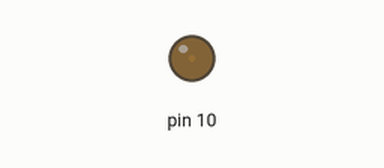
The sketch below on a simulated Arduino Uno, built with avr-gcc and run on an emulated ATmega328P. On the bench: output pins drawn as LEDs (lit = HIGH).

Above: at 0.05 s.
At 1.15 s:
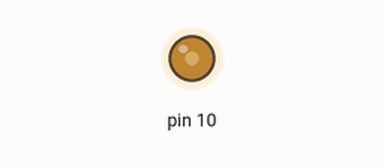
At 2.3 s:
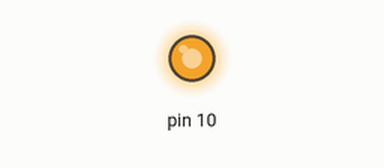
At 4.6 s:
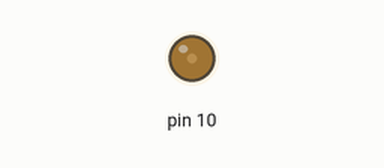
Timing chart, 0 to 6.7 s (numbered marks = the images above):
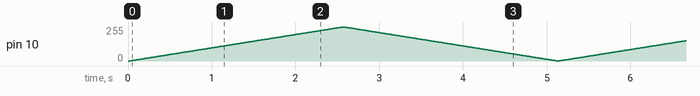

The sketch:

led_fade.ino
```cpp
void setup()
{
  pinMode(10, OUTPUT);
  //Serial.begin(9600);
}

void loop()
{
  for(int i = 0; i<=255; i++)
  {
    //Serial.println(m);
    delay(10);
    analogWrite(10, i);
  }

  for(int i = 255; i>=0; i--)
  {
    //Serial.println(m);
    delay(10);
    analogWrite(10, i);
  }

}
```
